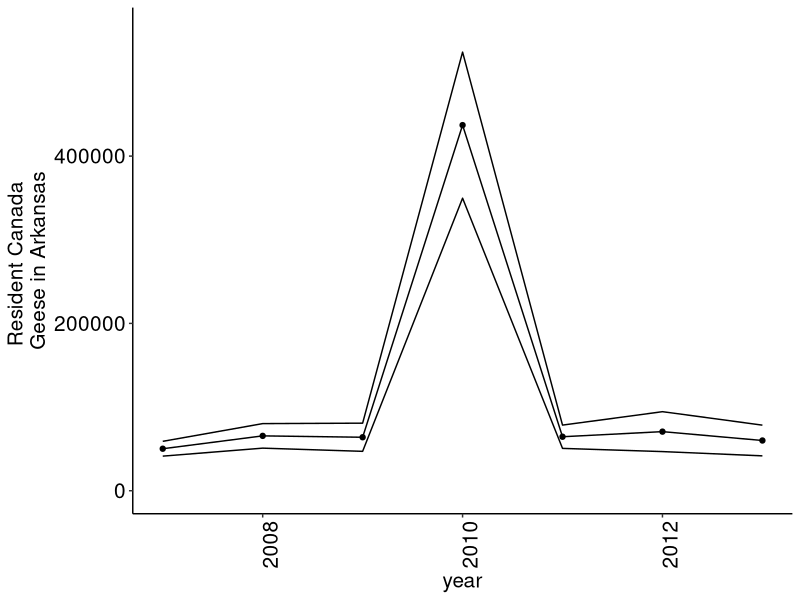
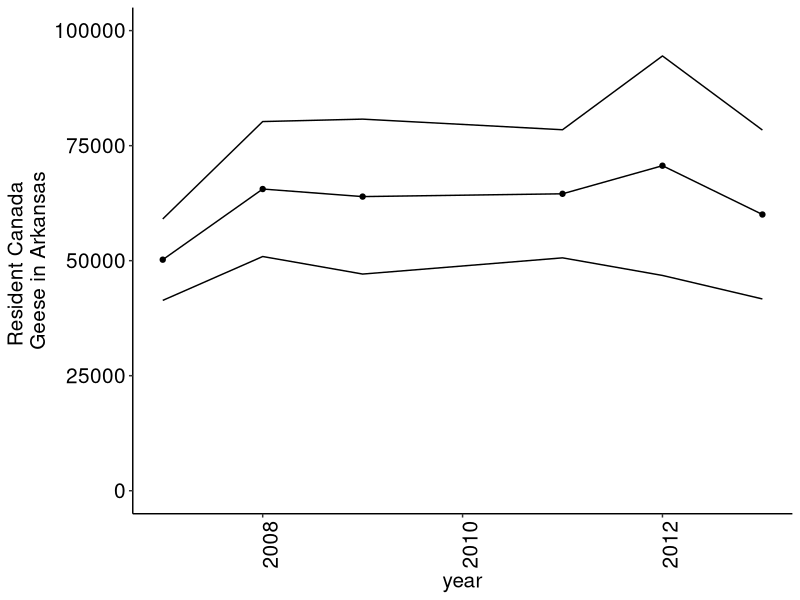
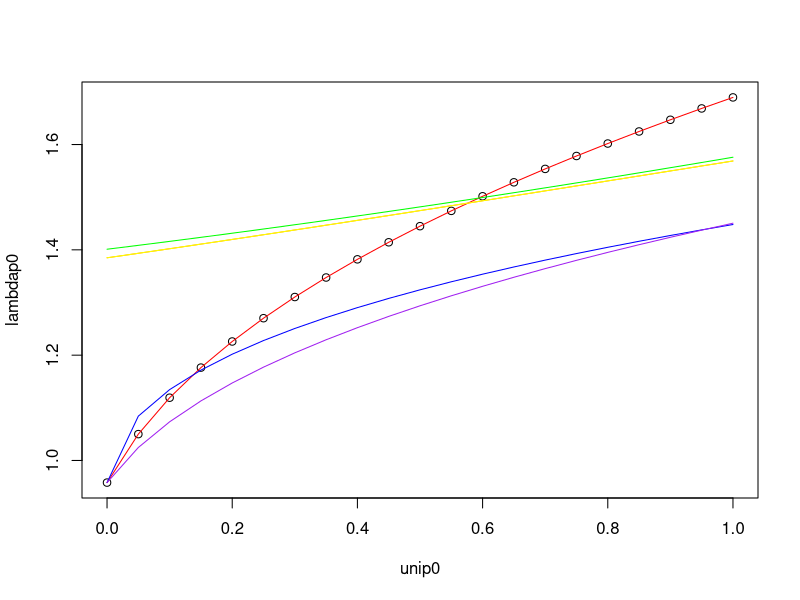

Generate these figures, in order, with R:
## ---- chunk 1
library(ggplot2)
library(grid)

options(scipen=999)
m <- as.data.frame(matrix(c(2006,2007,2008,2009,2010,2011,2012,2013,980,807,741,938,1172,1498,1123,814,15,35,21,15,27,23,9,11),ncol=3))
colnames(m) <- c("year","banded","recovered")
m$recov_rate <- m$recovered/m$banded
m$recov_var <- ((m$recov_rate*(1-m$recov_rate))/(m$banded-1))
m$recov_se <- sqrt(m$recov_var)
m$report_rate <- 0.736
m$report_var <- .002
m$report_se <- .046
m$harvest_rate <- m$recov_rate/m$report_rate
m$harvest_var <- (m$recov_var/(m$report_rate^2))+(((m$recov_rate^2)*m$report_var)/(m$report_rate^4))
m$num_harvested <- c(0,4851,4139,2277,22425,2207,1261,1807)
m$adjust_harvested <- m$num_harvested*.61
m$N_Cago <- m$adjust_harvest/m$harvest_rate
m$N_var <- (0.1/(m$harvest_rate^2))+((m$adjust_harvested^2)*((m$harvest_var)/(m$harvest_rate^4)))
m$N_se <- sqrt(m$N_var)
m$N_ci_u <- m$N_Cago+m$N_se
m$N_ci_l <- m$N_Cago-m$N_se
## ---- chunk 2
options(scipen=999)
ggplot()+
  geom_point(data=m[m$year!=2006,], aes(x=year, y=N_Cago))+
  geom_line(data=m[m$year!=2006,], aes(x=year, y=N_Cago))+
  geom_line(data=m[m$year!=2006,], aes(x=year, y=N_ci_u))+
  geom_line(data=m[m$year!=2006,], aes(x=year, y=N_ci_l))+
  ylim(0,550000)+
  xlab("year")+
  ylab("Resident Canada \nGeese in Arkansas")+
  theme(plot.title = element_text(colour="black",size=15), #plot title
        axis.text.x = element_text(ang=90, colour="black", size=15), #x axis labels
        axis.text.y = element_text(colour="black",size=15), #y axis labels
        axis.title.x = element_text(colour="black",size=15),
        axis.title.y = element_text(colour="black",size=15), #y ,axis title
        legend.text = element_text(colour="black", size=15), #legend text
        legend.title = element_blank(),#legend title
        legend.background = element_rect(fill="white"), #legend background color
        legend.position = "top",
        legend.direction= "horizontal",
        legend.key = element_rect(colour="black", fill="white"),
        legend.key.width=unit(3,"cm"),
        plot.background = element_rect(fill = "white" ), #plot background color
        panel.grid.major= element_line(colour=NA), 
        panel.grid.minor=element_line(colour=NA),
        panel.background = element_rect(fill = "white"),
        axis.line=element_line(colour="black"))
## ---- chunk 3
options(scipen=999)
ggplot()+
  geom_point(data=m[m$year!=2010&m$year!=2006,], aes(x=year, y=N_Cago))+
  geom_line(data=m[m$year!=2010&m$year!=2006,], aes(x=year, y=N_Cago))+
  geom_line(data=m[m$year!=2010&m$year!=2006,], aes(x=year, y=N_ci_u))+
  geom_line(data=m[m$year!=2010&m$year!=2006,], aes(x=year, y=N_ci_l))+
  ylim(0,100000)+
  xlab("year")+
  ylab("Resident Canada \nGeese in Arkansas")+
  theme(plot.title = element_text(colour="black",size=15), #plot title
        axis.text.x = element_text(ang=90, colour="black", size=15), #x axis labels
        axis.text.y = element_text(colour="black",size=15), #y axis labels
        axis.title.x = element_text(colour="black",size=15),
        axis.title.y = element_text(colour="black",size=15), #y ,axis title
        legend.text = element_text(colour="black", size=15), #legend text
        legend.title = element_blank(),#legend title
        legend.background = element_rect(fill="white"), #legend background color
        legend.position = "top",
        legend.direction= "horizontal",
        legend.key = element_rect(colour="black", fill="white"),
        legend.key.width=unit(3,"cm"),
        plot.background = element_rect(fill = "white" ), #plot background color
        panel.grid.major= element_line(colour=NA), 
        panel.grid.minor=element_line(colour=NA),
        panel.background = element_rect(fill = "white"),
        axis.line=element_line(colour="black"))


## ---- chunk 4


mat <- matrix(c(0,.491,0,0,.25*2.3,0,0.958,0,.31*3.9, 0,0,0.958,.58*3.7,0,0,.958),ncol=4)

v <- matrix(nrow=4, ncol=100)

v[,1]<- c(20000*.25,20000*.25,20000*.24,20000*.26)

for(i in 1:99){

  v[,i+1] <- mat %*% v[,i]

}

col <- colSums(v)

eigens=eigen(mat)

lambda=eigens$values[1]
c=eigens$vectors[,1]/sum(eigens$vectors[,1]) 




##
lambdap0 <- matrix(nrow=1, ncol=21)
unip0 <- seq(0, 1,by=.05)
for(i in 1:21){
  mat <- matrix(c(0,unip0[i],0,0,.25*2.3,0,0.958,0,.31*3.9, 0,0,0.958,.58*3.7,0,0,.958),ncol=4)
eigenp0 <- eigen(mat)
lambdap0[i] <- eigenp0$values[1]
}


lambdap1 <- matrix(nrow=1, ncol=21)
unip1 <- seq(0, 1,by=.05)
for(i in 1:21){
  mat <- matrix(c(0,.491,0,0,.25*2.3,0,unip1[i],0,.31*3.9, 0,0,0.958,.58*3.7,0,0,.958),ncol=4)
eigenp1 <- eigen(mat)
lambdap1[i] <- eigenp1$values[1]
}
#plot(unip1, lambdap1)


lambdap2 <- matrix(nrow=1, ncol=21)
unip2 <- seq(0, 1,by=.05)
for(i in 1:21){
  mat <- matrix(c(0,.491,0,0,.25*2.3,0,.958,0,.31*3.9, 0,0,unip2[i],.58*3.7,0,0,.958),ncol=4)
eigenp2 <- eigen(mat)
lambdap2[i] <- eigenp2$values[1]
}
#plot(unip2, lambdap2)

# matrix(c(0,.491,0,0,.25*2.3,0,0.958,0,.31*3.9, 0,0,0.958,.58*3.7,0,0,.958),ncol=4) 
lambdap3 <- matrix(nrow=1, ncol=21)
unip3 <- seq(0, 1,by=.05)
for(i in 1:21){
  mat <- matrix(c(0,.491,0,0,unip3[i]*2.3,0,.958,0,.31*3.9, 0,0,.958,.58*3.7,0,0,.958),ncol=4)
eigenp3 <- eigen(mat)
lambdap3[i] <- eigenp3$values[1]
}
#plot(unip3, lambdap3)



lambdap4 <- matrix(nrow=1, ncol=21)
unip4 <- seq(0, 1,by=.05)
for(i in 1:21){
  mat <- matrix(c(0,.491,0,0,.25*2.3,0,.958,0,unip4[i]*3.9, 0,0,.958,.58*3.7,0,0,.958),ncol=4)
eigenp4 <- eigen(mat)
lambdap4[i] <- eigenp4$values[1]
}
#plot(unip4, lambdap4)



lambdap5 <- matrix(nrow=1, ncol=21)
unip5 <- seq(0, 1,by=.05)
for(i in 1:21){
  mat <- matrix(c(0,.491,0,0,.25*2.3,0,.958,0,unip5[i]*3.9, 0,0,.958,.58*3.7,0,0,.958),ncol=4)
eigenp5 <- eigen(mat)
lambdap5[i] <- eigenp5$values[1]
}
#plot(unip5, lambdap5)

plot(unip0, lambdap0)
lines(unip0, lambdap0, col="red")
lines(unip5, lambdap5, col="orange")
lines(unip4, lambdap4, col="yellow")
lines(unip3, lambdap3, col="green")
lines(unip2, lambdap2, col="blue")
lines(unip1, lambdap1, col="purple")
